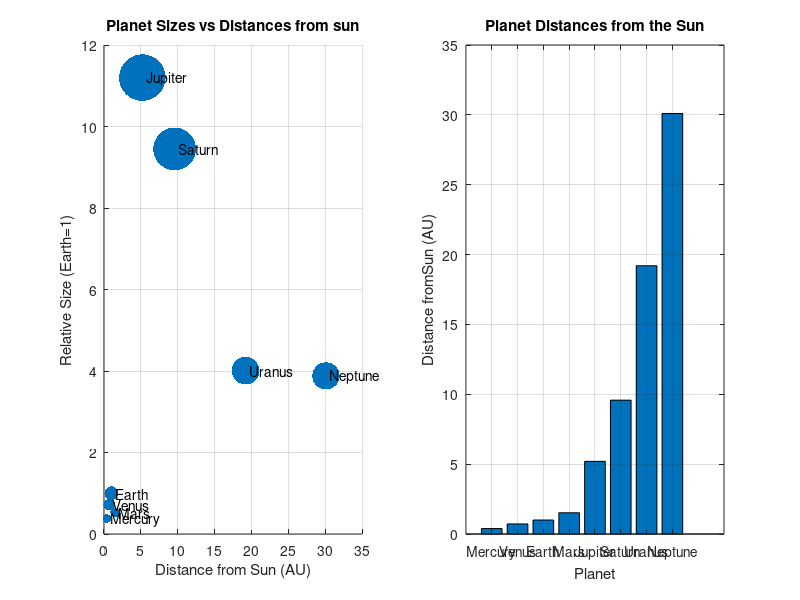

Write MATLAB code to recreate this figure. (Note: this script raises an error after producing the figure.)
% Author Name: Rylan O'Brien
% Email: robrien17@rowan.edu
% Created On 10/2/2024
% Updated On 9/_/2024
% Course: MATLAB Programming - Fall 2024
% Assignment: Homework 1
% Date: [Submission Date]
% All Rights Reserved - MIT License

% start of the solar system vizualization code

% vector for the names of each planet
planet_names = {'Mercury','Venus','Earth','Mars','Jupiter','Saturn','Uranus','Neptune'};

% vector for distance of each planet from the sun in AU (Earth = 1 AU)
planet_distances = [0.39, 0.72, 1.00, 1.52, 5.20, 9.58, 19.2, 30.1]; 

% vector for the size of each planet realative to Earth in AU(Earth= 1AU)
planet_sizes = [0.38, 0.72, 1.00, 0.53, 11.2, 9.45, 4.01, 3.88]; 

% creation of a figure 
figure; 

%scatter plot of planet distances vs planet sizes 
subplot(1, 2, 1);
scatter(planet_distances, planet_sizes, planet_sizes * 100,'filled'); 
title('Planet Sizes vs Distances from sun'); 
xlabel('Distance from Sun (AU)');
ylabel('Relative Size (Earth=1)'); 
grid on; 
set(gca,'XLim', [0 35]); 

% Labels of each planet 
for i = 1:length(planet_distances)
    text(planet_distances(i)+ 0.5, planet_sizes(i),planet_names{i});
end

% bar chart of planets' distances 
subplot(1, 2, 2); 
bar(planet_distances)
title('Planet Distances from the Sun');
xlabel('Planet');
ylabel('Distance fromSun (AU)');
xticklabels(planet_names);
grid on; 

% adjust figure layout and appearance 
sgtitle('Solar System Vizualization'); 

% save as an image file 
saveas(gcf,'solar_system_vizualization.png'); 

% end of solar system vizualization